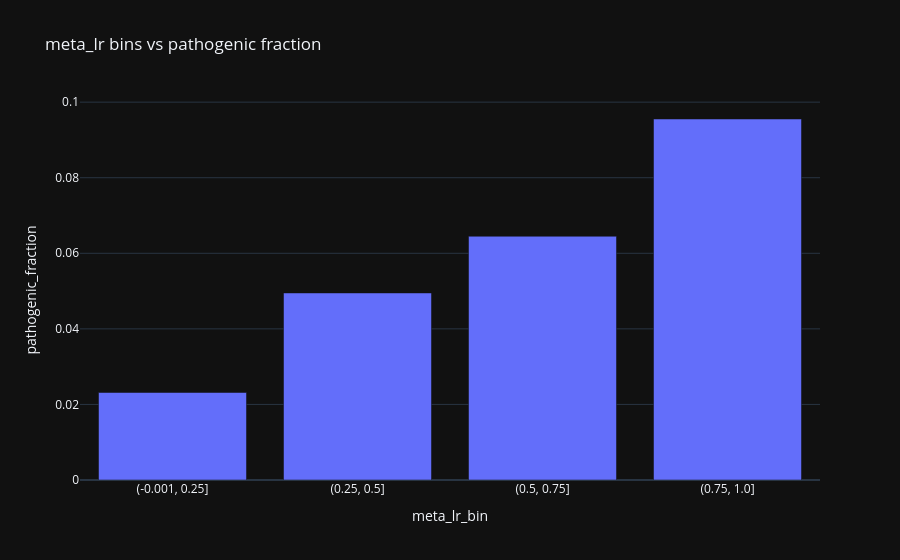

The notebook cell this image was saved under:
### Markdown cell above
## 12. 📊 meta_lr bins vs pathogenic

### Code cell
tmp = d[['meta_lr_num', 'pathogenic']].dropna().copy()
tmp['meta_lr_bin'] = pd.cut(tmp['meta_lr_num'], bins=[0, 0.25, 0.5, 0.75, 1.0], include_lowest=True)
tbl = tmp.groupby('meta_lr_bin').agg(pathogenic_fraction=('pathogenic', 'mean'), n=('pathogenic', 'size')).reset_index()
tbl['meta_lr_bin'] = tbl['meta_lr_bin'].astype(str)
display(tbl)
fig = px.bar(tbl, x='meta_lr_bin', y='pathogenic_fraction', hover_data=['n'], title='meta_lr bins vs pathogenic fraction')
fig.show()

### Figure 1 — Plotly figure (JSON) as saved in the notebook; plotly's stock layout.template omitted (floating-point values rounded to 4 significant figures)
{"data": [{"customdata": [[1425], [505], [186], [157]], "hovertemplate": "meta_lr_bin=%{x}<br>pathogenic_fraction=%{y}<br>n=%{customdata[0]}<extra></extra>", "legendgroup": "", "marker": {"color": "#636efa", "pattern": {"shape": ""}}, "name": "", "orientation": "v", "showlegend": false, "textposition": "auto", "x": ["(-0.001, 0.25]", "(0.25, 0.5]", "(0.5, 0.75]", "(0.75, 1.0]"], "xaxis": "x", "y": [0.02316, 0.0495, 0.06452, 0.09554], "yaxis": "y", "type": "bar"}], "layout": {"xaxis": {"anchor": "y", "domain": [0.0, 1.0], "title": {"text": "meta_lr_bin"}}, "yaxis": {"anchor": "x", "domain": [0.0, 1.0], "title": {"text": "pathogenic_fraction"}}, "legend": {"tracegroupgap": 0}, "title": {"text": "meta_lr bins vs pathogenic fraction"}, "barmode": "relative"}}
